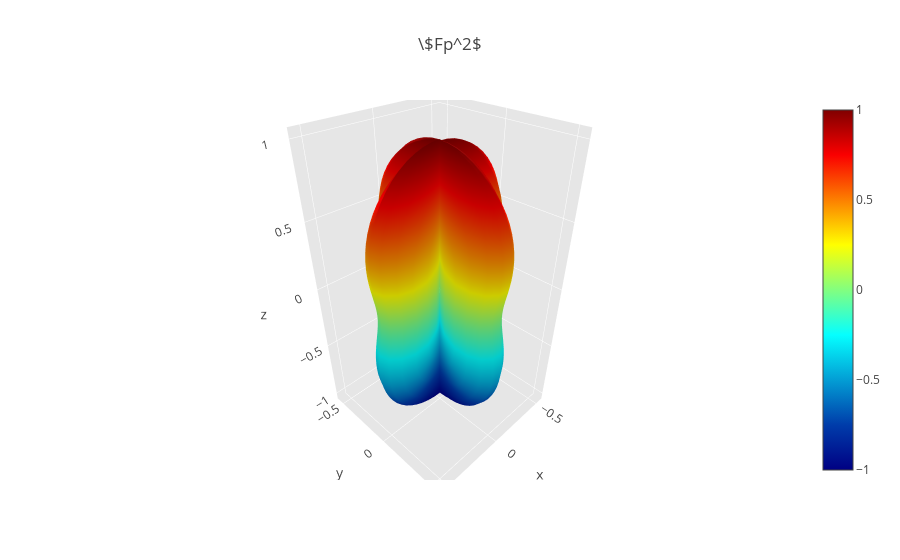

Here is the notebook cell this chart was saved with:
### Markdown cell above
# |Fp^2| - Tésis

### Code cell
import numpy as np
import plotly.plotly
plotly.offline.init_notebook_mode(connected=True)
import plotly.offline as py
import plotly.graph_objs as go

# Compute theta and phi angles
theta_aux = np.linspace(0,np.pi,50)
phi_aux = np.linspace(0,2*np.pi,50)
psi = 0

# Compute grid for theta and phi
theta, phi  = np.meshgrid(theta_aux, phi_aux)

# tesis (Drago, s.f) eq 2.21
fp = (((0.5)*(1+ pow(np.cos(theta),2))*(np.cos(2*phi))*(np.cos(2*psi))) - ((np.cos(theta))*(np.sin(2*phi))*(np.sin(2*psi))))
abs_fp = np.abs((fp)**2)
 

x = fp * np.cos(phi) * np.sin(theta)  # x = r*cos(phi)*sin(theta)
y = fp * np.sin(phi) * np.sin(theta)  # y = r*sin(phi)*sin(theta)
z = fp * np.cos(theta)                # z = np.cos(theta)

surface = go.Surface(x = x, y = y, z = z, colorscale = 'Jet')
data = [surface]

layout = go.Layout(
    title = '\$Fp^2$',
    scene = dict(
        xaxis = dict(
            gridcolor = 'rgb(255, 255, 255)',
            zerolinecolor = 'rgb(255, 255, 255)',
            showbackground = True,
            backgroundcolor = 'rgb(230, 230,230)'
        ),
        yaxis = dict(
            gridcolor = 'rgb(255, 255, 255)',
            zerolinecolor = 'rgb(255, 255, 255)',
            showbackground = True,
            backgroundcolor = 'rgb(230, 230,230)'
        ),
        zaxis = dict(
            gridcolor = 'rgb(255, 255, 255)',
            zerolinecolor = 'rgb(255, 255, 255)',
            showbackground = True,
            backgroundcolor = 'rgb(230, 230,230)'
        )
    )
)

fig = go.Figure(data = data, layout = layout)
py.iplot(fig, filename = 'fp_tesis')

### Figure 1 — Plotly figure (JSON) as saved in the notebook; plotly's stock layout.template omitted (floating-point values rounded to 4 significant figures; data arrays with more than 128 entries replaced by an {"elided": "..."} marker saying what was removed)
{"data": [{"colorscale": "Jet", "type": "surface", "uid": "88665d83-7e07-4d90-8ecb-8bc52b004aef", "x": {"elided": "50x50 float values"}, "y": {"elided": "50x50 float values"}, "z": {"elided": "50x50 float values"}}], "layout": {"scene": {"xaxis": {"backgroundcolor": "rgb(230, 230,230)", "gridcolor": "rgb(255, 255, 255)", "showbackground": true, "zerolinecolor": "rgb(255, 255, 255)"}, "yaxis": {"backgroundcolor": "rgb(230, 230,230)", "gridcolor": "rgb(255, 255, 255)", "showbackground": true, "zerolinecolor": "rgb(255, 255, 255)"}, "zaxis": {"backgroundcolor": "rgb(230, 230,230)", "gridcolor": "rgb(255, 255, 255)", "showbackground": true, "zerolinecolor": "rgb(255, 255, 255)"}}, "title": {"text": "\\$Fp^2$"}}}
